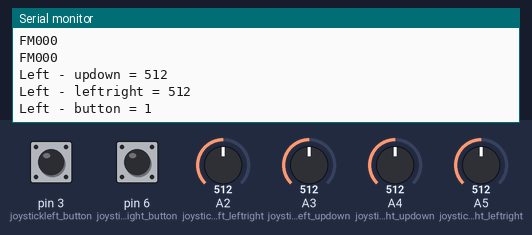
Bench run of a sketch on a simulated Arduino Uno, built with avr-gcc and run on an emulated ATmega328P. On the bench: the last lines printed to the serial monitor. The inputs (shaded band) are chosen by the test bench; at power-on: A2 (joystickleft_leftright) = 512, A3 (joystickleft_updown) = 512, pin 3 (joystickleft_button) HIGH, pin 6 (joystickright_button) HIGH, A4 (joystickright_updown) = 512, A5 (joystickright_leftright) = 512. No radio packets arrive unless stated.

Above: at 5.9 s.
6.0 s: A2 (joystickleft_leftright) set to 89
At 6.9 s:
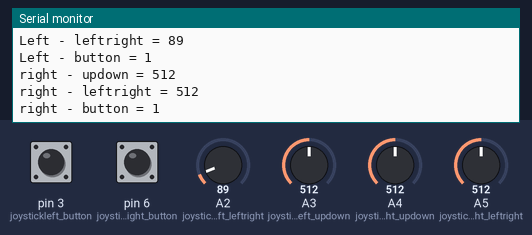
7.5 s: A2 (joystickleft_leftright) set to 105
At 8.3 s:
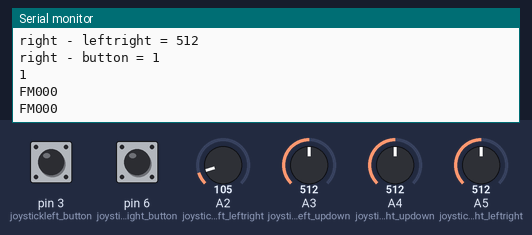
9.0 s: A3 (joystickleft_updown) set to 108
At 9.7 s:
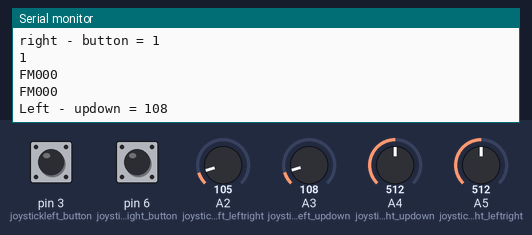
12.0 s: A3 (joystickleft_updown) set to 95
At 12.7 s:
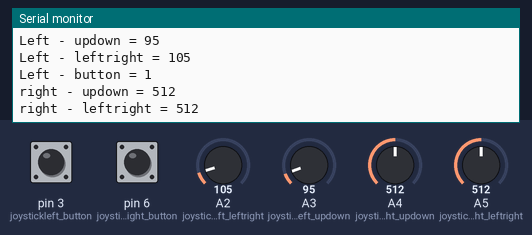
Timing chart, 0 to 15.0 s (numbered marks = the images above; inputs shaded):
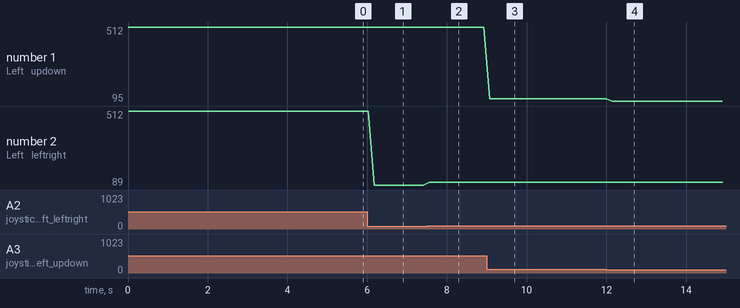

The sketch:

fengmingremotecontroller.ino
```cpp
// Include RadioHead Amplitude Shift Keying Library
#include <RH_ASK.h>
// Include dependant SPI Library
#include <SPI.h>

// Create Amplitude Shift Keying Object
RH_ASK rf_driver;
// fengming is sigma
//PIN
int joystickleft_updown = A3;
int joystickleft_leftright = A2; //up = 0
int joystickleft_button = 3;
int joystickright_updown = A4;
int joystickright_leftright = A5;
int joystickright_button = 6;
// for saving values
int joystickleft_updown_value = 0;
int joystickleft_leftright_value = 0;
int joystickleft_button_value = 0;
int joystickright_updown_value = 0;
int joystickright_leftright_value = 0;
int joystickright_button_value = 0;
// we are going to concatenate all of this information as one whole package.
// ID + L + R + S
// FM + 0 + 0 + 0
String message_to_remote_controller = "FM000";
String message_left_joystick = "0";
String message_right_joystick = "0";
String message_shooting_button = "0";
String message_ID = "FM";
//message_to_remote_controller = "FM000";//message_ID + message_left_joystick + message_right_joystick + message_shooting_button;
void setup() {
                                                                                                                    // put your setup code here, to run once:
  pinMode(joystickleft_updown, INPUT);
  pinMode(joystickleft_leftright, INPUT);
  pinMode(joystickright_updown, INPUT);
  pinMode(joystickright_leftright, INPUT);
  pinMode(joystickleft_button, INPUT_PULLUP);
  pinMode(joystickright_button, INPUT_PULLUP);

   // Initialize ASK Object
    rf_driver.init();

  Serial.begin(9600);

}
void loop() {
  // put your main code here, to run repeatedly:
  joystickleft_updown_value = analogRead(joystickleft_updown);
  Serial.print("Left - updown = ");
  Serial.println(joystickleft_updown_value);
  joystickleft_leftright_value = analogRead(joystickleft_leftright);
  Serial.print("Left - leftright = ");
  Serial.println(joystickleft_leftright_value);
  joystickleft_button_value = digitalRead(joystickleft_button);
  Serial.print("Left - button = ");
  Serial.println(joystickleft_button_value);


    joystickright_updown_value = analogRead(joystickright_updown);
  Serial.print("right - updown = ");
  Serial.println(joystickright_updown_value);
  joystickright_leftright_value = analogRead(joystickright_leftright);
  Serial.print("right - leftright = ");
  Serial.println(joystickright_leftright_value);
  joystickright_button_value = digitalRead(joystickright_button);
  Serial.print("right - button = ");
  Serial.println(joystickright_button_value);

  Serial.println("1");
  Serial.println(message_to_remote_controller);

//  L   R   S
//  --------------------
//  up  x   x     FMF00
//  ba  x   x     FMB00


  if (joystickleft_updown_value == 0) {
     message_left_joystick = "F";
    }
  else if (joystickleft_updown_value == 1023) {
    message_left_joystick = "B";
    }
   else if (joystickleft_leftright_value ==  1023) {
    message_left_joystick = "L";
    }
  else if (joystickleft_leftright_value == 0) {
    message_left_joystick = "R";
    }
   else {
    message_left_joystick = "0";
    }


  // RIGHT JOYSTICK
  //===========================================================
  // sigma
  if (joystickright_updown_value == 0) {
     message_right_joystick = "F";
    }
  else if (joystickright_updown_value == 1023) {
    message_right_joystick = "B";
    }
   else if (joystickright_leftright_value ==  1023) {
    message_right_joystick = "L";
    }
  else if (joystickright_leftright_value == 0) {
    message_right_joystick = "R";
    }
   else {
    message_right_joystick = "0";
    }


 if (joystickright_button_value == 0) {
     message_shooting_button = "S";
    }
  else if (joystickleft_button_value == 0) {
    message_shooting_button = "S";
    }
   else {
    message_shooting_button = "0";
    }
String result = message_ID + message_left_joystick + message_right_joystick + message_shooting_button;
Serial.println(result);


const char *msg = result.c_str() ;
    rf_driver.send((uint8_t *)msg, strlen(msg));
    rf_driver.waitPacketSent();
    delay(1);

}
```

Measured:
- the behaviour switches between 99 and 100 on A2 (joystickleft_leftright) (found by bisection; images 1 and 2)
- the behaviour switches between 100 and 99 on A3 (joystickleft_updown) (found by bisection; images 3 and 4)
- after the input at 6.0 s, the serial monitor: prints a new line after 0.18 s (image 1)
- after the input at 7.5 s, the serial monitor: prints a new line after 0.06 s (image 2)
- after the input at 9.0 s, the serial monitor: prints a new line after 0.07 s (image 3)
- after the input at 12.0 s, the serial monitor: prints a new line after 0.15 s (image 4)
- plotted number 1: 512 → 108 after the input at 9.0 s, 108 → 95 after the input at 12.0 s
- plotted number 2: 512 → 89 after the input at 6.0 s, 89 → 105 after the input at 7.5 s
